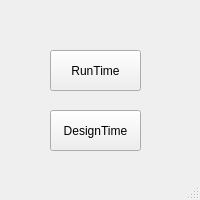
<?xml version="1.0" encoding="UTF-8"?>
<ui version="4.0">
 <class>MainWindow</class>
 <widget class="QMainWindow" name="MainWindow">
  <property name="geometry">
   <rect>
    <x>0</x>
    <y>0</y>
    <width>200</width>
    <height>200</height>
   </rect>
  </property>
  <property name="windowTitle">
   <string>MainWindow</string>
  </property>
  <widget class="QWidget" name="centralwidget">
   <widget class="QPushButton" name="pushButton">
    <property name="geometry">
     <rect>
      <x>50</x>
      <y>50</y>
      <width>91</width>
      <height>41</height>
     </rect>
    </property>
    <property name="text">
     <string>RunTime</string>
    </property>
   </widget>
   <widget class="QPushButton" name="pushButton_2">
    <property name="geometry">
     <rect>
      <x>50</x>
      <y>110</y>
      <width>91</width>
      <height>41</height>
     </rect>
    </property>
    <property name="text">
     <string>DesignTime</string>
    </property>
   </widget>
  </widget>
  <widget class="QStatusBar" name="statusbar"/>
 </widget>
 <resources/>
 <connections/>
</ui>
